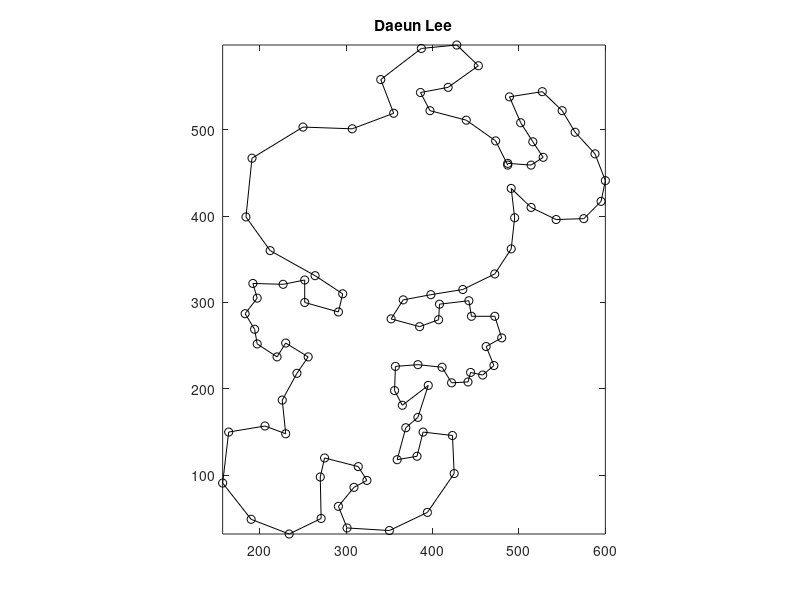

MATLAB code to generate this figure:
%% ABCD 영역 넓이 구하기? : 우리는 항상 최적의 해를 얻을 수 있음 
clear; clf; hold on
a=3; b=2; 
A=a*b;    % axb = -bxa
x=[0 a a 0]; y=[0 0 b b];        % point is oriented -> counter-clockwise distribution(random X) 
plot([x 0],[y 0],'bo-')

xs = 0 ; yc = 0 ;   % xs, yc 위치에 상관없이 최적의 해를 얻음 -> 뭔 소리지
xc=a*rand(1); yc=-b+b*rand(1);
plot(xc,yc,'ro')

quiver(xc,yc,x(1)-xc,y(1)-yc,0); quiver(xc,yc,x(2)-xc,y(2)-yc,0)
x1=x(1)-xc; y1=y(1)-yc; x2=x(2)-xc; y2=y(2)-yc;
A1=0.5*(x1*y2-x2*y1);       % abs 지우면 A1은 항상 음수가 됨(-> axb는 음수가 됨. clock-wise orientation은 a에서 시작하기 때문) ex) .0000   -0.2826    0.5558    3.2826    2.4442
% -> 아래 있는 삼각형의 넓이가 (직사각형 밖에 있는 부분) 음수가 된다. 

quiver(xc,yc,x(2)-xc,y(2)-yc,0); quiver(xc,yc,x(3)-xc,y(3)-yc,0)
x1=x(2)-xc; y1=y(2)-yc; x2=x(3)-xc; y2=y(3)-yc;
A2=0.5*(x1*y2-x2*y1);
quiver(xc,yc,x(3)-xc,y(3)-yc,0); quiver(xc,yc,x(4)-xc,y(4)-yc,0)

x1=x(3)-xc; y1=y(3)-yc; x2=x(4)-xc; y2=y(4)-yc;
A3=0.5*(x1*y2-x2*y1);

quiver(xc,yc,x(4)-xc,y(4)-yc,0)
quiver(xc,yc,x(1)-xc,y(1)-yc,0)
x1=x(4)-xc; y1=y(4)-yc; x2=x(1)-xc; y2=y(1)-yc;

A4=0.5*abs(x1*y2-x2*y1);
[A A1 A2 A3 A4]
sum([A1 A2 A3 A4])
axis image; axis off
title('Daeun Lee')

%% 위 예시를 general한 예시에 응용해보기 
clear; format long; clf; 
nx=505; ny=nx;  % nx : point 개수 -> 많을 수록 촘촘해짐 

x=linspace(-1, 1, nx); 
y=linspace(-1, 1, ny); 
u(1:nx,1:ny)=0;      % initialize from zero 
[X,Y]=meshgrid(x,y);

% radius가 0.7인 circle을 만드는 함수 
for i=1:nx
for j=1:ny
    u(i,j)=0.7-sqrt(x(i)^2+y(j)^2);
end
end

% plot 1 
subplot(1,2,1); 
colormap([0 0 0]); mesh(X,Y,u');    % u' : transpose
hold on;
mesh(X, Y, 0*u') ;      % 평면 
pbaspect([1 1 1]);

% plot 2
subplot(1,2,2);
[c,ch]=contour(x,y,u',[0 0],'k','LineWidth',1.2); hold on     % contour
m=c(2,1); plot(c(1,2:m+1),c(2,2:m+1),'ko'); axis image
xx=c(1,2:m+1); yy=c(2,2:m+1);

s=0;
for i=1:m-1      % m개의 삼각형
s=s + xx(i)*yy(i+1)-xx(i+1)*yy(i);
end

s = s + xx(i)*yy(i+1)-xx(i+1)*yy(i)   % 위 반복문 인덱스 문제로 마지막 부분을 따로 이렇게 (첫번째 point값으로) 더해줘야 함
% -> 근데 첫번째 point랑 같아지므로 본 예시에서는 안넣어도 상관없음. 
% 근데 일반적으로는 넣어야 함 

A=0.5*abs(s); 

[A pi*0.7^2]

title('Daeun Lee')

% 우리는 두개의 점만 있으면 언제든 0에서 시작하는 삼각형을 만들 수 있다. 
% 어떤 polygon이 있을 때(e.g. 오각형) M각형이면 삼각형의 개수는 M개
% -> 결론 : numerical one은 good approximation이다? 하 뭔 소리지

%% 스누피 그리기.. 
clear; format long; clf; 

B=[487 461; 514 459; 528 468; 516 486; 502 508;
489 538; 527 544; 550 522; 565 497; 588 472;
600 441; 595 417; 575 397; 543 396; 514 410;
491 432; 495 398; 491 362; 472 333; 435 315;
398 309; 366 303; 352 281; 385 272; 407 280;
408 298; 442 302; 445 284; 472 284; 480 259;
462 249; 471 227; 458 216; 444 219; 441 208;
422 207; 411 225; 383 228; 357 226; 356 198;
365 181; 395 204; 383 167; 369 155; 359 118;
382 122; 389 150; 423 146; 425 102; 394 57;
350 36; 301 39; 291 64; 309 86; 324 94;
314 110; 275 120; 270 98; 271 50; 234 32;
190 49; 157 91; 164 150; 206 157; 230 148;
226 187; 243 218; 256 237; 230 253; 220 237;
197 252; 194 269; 183 287; 197 305; 192 322;
227 321; 252 326; 252 300; 291 289; 296 310;
264 331; 212 360; 184 399; 191 467; 250 503;
307 501; 355 519; 340 558; 387 594; 428 598;
453 574; 418 549; 386 543; 397 522; 439 511;
473 487; 487 459];

m = length(B) ; 
xx = B(:, 1) ; 
yy = B(:, 2) ; 
plot(xx, yy, 'ko-') ; axis image 
s = xx(m)*yy(1)-xx(1)*yy(m);

for i=1:m-1      % m개의 삼각형
s=s + xx(i)*yy(i+1)-xx(i+1)*yy(i);
end

A=0.5*abs(s); 

title('Daeun Lee')

